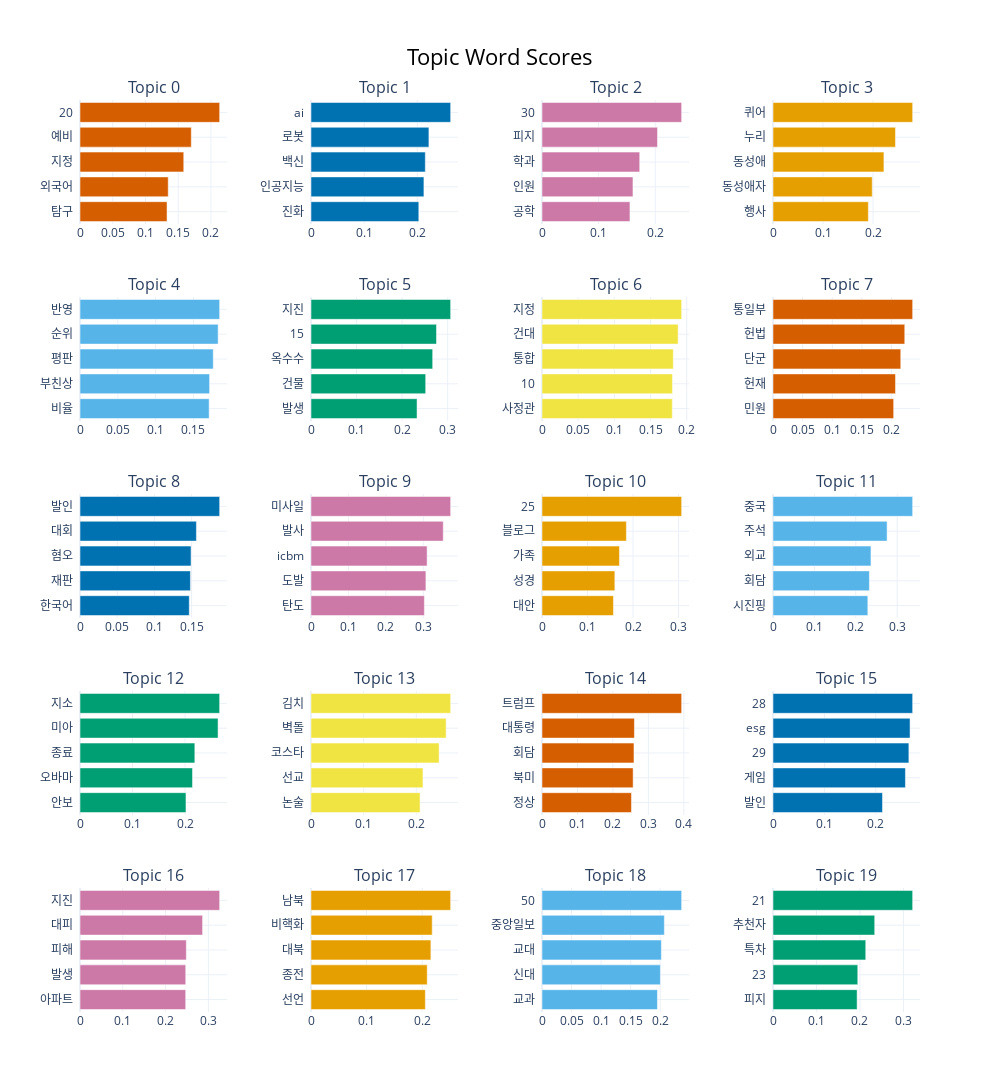

Here is the notebook cell this chart was saved with:
### Code cell
# To visualize the ranking of terms per topic
barchart_vis = topic_model.visualize_barchart(top_n_topics=20)
barchart_vis

### Figure 1 — Plotly figure (JSON) as saved in the notebook; plotly's stock layout.template omitted (floating-point values rounded to 4 significant figures)
{"data": [{"marker": {"color": "#D55E00"}, "orientation": "h", "type": "bar", "x": [0.1329, 0.1347, 0.1584, 0.1699, 0.2132], "xaxis": "x", "y": ["탐구  ", "외국어  ", "지정  ", "예비  ", "20  "], "yaxis": "y"}, {"marker": {"color": "#0072B2"}, "orientation": "h", "type": "bar", "x": [0.2029, 0.2125, 0.2151, 0.2219, 0.2628], "xaxis": "x2", "y": ["진화  ", "인공지능  ", "백신  ", "로봇  ", "ai  "], "yaxis": "y2"}, {"marker": {"color": "#CC79A7"}, "orientation": "h", "type": "bar", "x": [0.1553, 0.1606, 0.1726, 0.204, 0.2466], "xaxis": "x3", "y": ["공학  ", "인원  ", "학과  ", "피지  ", "30  "], "yaxis": "y3"}, {"marker": {"color": "#E69F00"}, "orientation": "h", "type": "bar", "x": [0.1907, 0.1985, 0.2218, 0.2449, 0.2793], "xaxis": "x4", "y": ["행사  ", "동성애자  ", "동성애  ", "누리  ", "퀴어  "], "yaxis": "y4"}, {"marker": {"color": "#56B4E9"}, "orientation": "h", "type": "bar", "x": [0.1708, 0.1713, 0.1762, 0.1826, 0.1846], "xaxis": "x5", "y": ["비율  ", "부친상  ", "평판  ", "순위  ", "반영  "], "yaxis": "y5"}, {"marker": {"color": "#009E73"}, "orientation": "h", "type": "bar", "x": [0.2328, 0.2517, 0.2671, 0.2754, 0.3065], "xaxis": "x6", "y": ["발생  ", "건물  ", "옥수수  ", "15  ", "지진  "], "yaxis": "y6"}, {"marker": {"color": "#F0E442"}, "orientation": "h", "type": "bar", "x": [0.1801, 0.1803, 0.1815, 0.1881, 0.193], "xaxis": "x7", "y": ["사정관  ", "10  ", "통합  ", "건대  ", "지정  "], "yaxis": "y7"}, {"marker": {"color": "#D55E00"}, "orientation": "h", "type": "bar", "x": [0.2035, 0.2067, 0.2155, 0.2223, 0.2356], "xaxis": "x8", "y": ["민원  ", "헌재  ", "단군  ", "헌법  ", "통일부  "], "yaxis": "y8"}, {"marker": {"color": "#0072B2"}, "orientation": "h", "type": "bar", "x": [0.1469, 0.1484, 0.1493, 0.1565, 0.1877], "xaxis": "x9", "y": ["한국어  ", "재판  ", "혐오  ", "대회  ", "발인  "], "yaxis": "y9"}, {"marker": {"color": "#CC79A7"}, "orientation": "h", "type": "bar", "x": [0.3029, 0.307, 0.3102, 0.3533, 0.3731], "xaxis": "x10", "y": ["탄도  ", "도발  ", "icbm  ", "발사  ", "미사일  "], "yaxis": "y10"}, {"marker": {"color": "#E69F00"}, "orientation": "h", "type": "bar", "x": [0.157, 0.1601, 0.1702, 0.1855, 0.3069], "xaxis": "x11", "y": ["대안  ", "성경  ", "가족  ", "블로그  ", "25  "], "yaxis": "y11"}, {"marker": {"color": "#56B4E9"}, "orientation": "h", "type": "bar", "x": [0.2291, 0.2328, 0.2367, 0.2757, 0.3374], "xaxis": "x12", "y": ["시진핑  ", "회담  ", "외교  ", "주석  ", "중국  "], "yaxis": "y12"}, {"marker": {"color": "#009E73"}, "orientation": "h", "type": "bar", "x": [0.2018, 0.2143, 0.2187, 0.263, 0.266], "xaxis": "x13", "y": ["안보  ", "오바마  ", "종료  ", "미아  ", "지소  "], "yaxis": "y13"}, {"marker": {"color": "#F0E442"}, "orientation": "h", "type": "bar", "x": [0.2072, 0.2127, 0.2434, 0.2568, 0.2653], "xaxis": "x14", "y": ["논술  ", "선교  ", "코스타  ", "벽돌  ", "김치  "], "yaxis": "y14"}, {"marker": {"color": "#D55E00"}, "orientation": "h", "type": "bar", "x": [0.2522, 0.257, 0.2593, 0.2606, 0.3938], "xaxis": "x15", "y": ["정상  ", "북미  ", "회담  ", "대통령  ", "트럼프  "], "yaxis": "y15"}, {"marker": {"color": "#0072B2"}, "orientation": "h", "type": "bar", "x": [0.2129, 0.2575, 0.2642, 0.2665, 0.2715], "xaxis": "x16", "y": ["발인  ", "게임  ", "29  ", "esg  ", "28  "], "yaxis": "y16"}, {"marker": {"color": "#CC79A7"}, "orientation": "h", "type": "bar", "x": [0.247, 0.2471, 0.2485, 0.2864, 0.3263], "xaxis": "x17", "y": ["아파트  ", "발생  ", "피해  ", "대피  ", "지진  "], "yaxis": "y17"}, {"marker": {"color": "#E69F00"}, "orientation": "h", "type": "bar", "x": [0.2056, 0.209, 0.2156, 0.218, 0.2511], "xaxis": "x18", "y": ["선언  ", "종전  ", "대북  ", "비핵화  ", "남북  "], "yaxis": "y18"}, {"marker": {"color": "#56B4E9"}, "orientation": "h", "type": "bar", "x": [0.1954, 0.2003, 0.202, 0.2071, 0.2363], "xaxis": "x19", "y": ["교과  ", "신대  ", "교대  ", "중앙일보  ", "50  "], "yaxis": "y19"}, {"marker": {"color": "#009E73"}, "orientation": "h", "type": "bar", "x": [0.1935, 0.195, 0.2134, 0.234, 0.3213], "xaxis": "x20", "y": ["피지  ", "23  ", "특차  ", "추천자  ", "21  "], "yaxis": "y20"}], "layout": {"annotations": [{"font": {"size": 16}, "showarrow": false, "text": "Topic 0", "x": 0.0875, "xanchor": "center", "xref": "paper", "y": 1.0, "yanchor": "bottom", "yref": "paper"}, {"font": {"size": 16}, "showarrow": false, "text": "Topic 1", "x": 0.3625, "xanchor": "center", "xref": "paper", "y": 1.0, "yanchor": "bottom", "yref": "paper"}, {"font": {"size": 16}, "showarrow": false, "text": "Topic 2", "x": 0.6375, "xanchor": "center", "xref": "paper", "y": 1.0, "yanchor": "bottom", "yref": "paper"}, {"font": {"size": 16}, "showarrow": false, "text": "Topic 3", "x": 0.9125, "xanchor": "center", "xref": "paper", "y": 1.0, "yanchor": "bottom", "yref": "paper"}, {"font": {"size": 16}, "showarrow": false, "text": "Topic 4", "x": 0.0875, "xanchor": "center", "xref": "paper", "y": 0.784, "yanchor": "bottom", "yref": "paper"}, {"font": {"size": 16}, "showarrow": false, "text": "Topic 5", "x": 0.3625, "xanchor": "center", "xref": "paper", "y": 0.784, "yanchor": "bottom", "yref": "paper"}, {"font": {"size": 16}, "showarrow": false, "text": "Topic 6", "x": 0.6375, "xanchor": "center", "xref": "paper", "y": 0.784, "yanchor": "bottom", "yref": "paper"}, {"font": {"size": 16}, "showarrow": false, "text": "Topic 7", "x": 0.9125, "xanchor": "center", "xref": "paper", "y": 0.784, "yanchor": "bottom", "yref": "paper"}, {"font": {"size": 16}, "showarrow": false, "text": "Topic 8", "x": 0.0875, "xanchor": "center", "xref": "paper", "y": 0.568, "yanchor": "bottom", "yref": "paper"}, {"font": {"size": 16}, "showarrow": false, "text": "Topic 9", "x": 0.3625, "xanchor": "center", "xref": "paper", "y": 0.568, "yanchor": "bottom", "yref": "paper"}, {"font": {"size": 16}, "showarrow": false, "text": "Topic 10", "x": 0.6375, "xanchor": "center", "xref": "paper", "y": 0.568, "yanchor": "bottom", "yref": "paper"}, {"font": {"size": 16}, "showarrow": false, "text": "Topic 11", "x": 0.9125, "xanchor": "center", "xref": "paper", "y": 0.568, "yanchor": "bottom", "yref": "paper"}, {"font": {"size": 16}, "showarrow": false, "text": "Topic 12", "x": 0.0875, "xanchor": "center", "xref": "paper", "y": 0.352, "yanchor": "bottom", "yref": "paper"}, {"font": {"size": 16}, "showarrow": false, "text": "Topic 13", "x": 0.3625, "xanchor": "center", "xref": "paper", "y": 0.352, "yanchor": "bottom", "yref": "paper"}, {"font": {"size": 16}, "showarrow": false, "text": "Topic 14", "x": 0.6375, "xanchor": "center", "xref": "paper", "y": 0.352, "yanchor": "bottom", "yref": "paper"}, {"font": {"size": 16}, "showarrow": false, "text": "Topic 15", "x": 0.9125, "xanchor": "center", "xref": "paper", "y": 0.352, "yanchor": "bottom", "yref": "paper"}, {"font": {"size": 16}, "showarrow": false, "text": "Topic 16", "x": 0.0875, "xanchor": "center", "xref": "paper", "y": 0.136, "yanchor": "bottom", "yref": "paper"}, {"font": {"size": 16}, "showarrow": false, "text": "Topic 17", "x": 0.3625, "xanchor": "center", "xref": "paper", "y": 0.136, "yanchor": "bottom", "yref": "paper"}, {"font": {"size": 16}, "showarrow": false, "text": "Topic 18", "x": 0.6375, "xanchor": "center", "xref": "paper", "y": 0.136, "yanchor": "bottom", "yref": "paper"}, {"font": {"size": 16}, "showarrow": false, "text": "Topic 19", "x": 0.9125, "xanchor": "center", "xref": "paper", "y": 0.136, "yanchor": "bottom", "yref": "paper"}], "height": 1250, "hoverlabel": {"bgcolor": "white", "font": {"family": "Rockwell", "size": 16}}, "showlegend": false, "title": {"font": {"color": "Black", "size": 22}, "text": "Topic Word Scores", "x": 0.5, "xanchor": "center", "yanchor": "top"}, "width": 1000, "xaxis": {"anchor": "y", "domain": [0, 0.175], "showgrid": true}, "xaxis10": {"anchor": "y10", "domain": [0.275, 0.45], "showgrid": true}, "xaxis11": {"anchor": "y11", "domain": [0.55, 0.725], "showgrid": true}, "xaxis12": {"anchor": "y12", "domain": [0.825, 1], "showgrid": true}, "xaxis13": {"anchor": "y13", "domain": [0, 0.175], "showgrid": true}, "xaxis14": {"anchor": "y14", "domain": [0.275, 0.45], "showgrid": true}, "xaxis15": {"anchor": "y15", "domain": [0.55, 0.725], "showgrid": true}, "xaxis16": {"anchor": "y16", "domain": [0.825, 1], "showgrid": true}, "xaxis17": {"anchor": "y17", "domain": [0, 0.175], "showgrid": true}, "xaxis18": {"anchor": "y18", "domain": [0.275, 0.45], "showgrid": true}, "xaxis19": {"anchor": "y19", "domain": [0.55, 0.725], "showgrid": true}, "xaxis2": {"anchor": "y2", "domain": [0.275, 0.45], "showgrid": true}, "xaxis20": {"anchor": "y20", "domain": [0.825, 1], "showgrid": true}, "xaxis3": {"anchor": "y3", "domain": [0.55, 0.725], "showgrid": true}, "xaxis4": {"anchor": "y4", "domain": [0.825, 1], "showgrid": true}, "xaxis5": {"anchor": "y5", "domain": [0, 0.175], "showgrid": true}, "xaxis6": {"anchor": "y6", "domain": [0.275, 0.45], "showgrid": true}, "xaxis7": {"anchor": "y7", "domain": [0.55, 0.725], "showgrid": true}, "xaxis8": {"anchor": "y8", "domain": [0.825, 1], "showgrid": true}, "xaxis9": {"anchor": "y9", "domain": [0, 0.175], "showgrid": true}, "yaxis": {"anchor": "x", "domain": [0.864, 1.0], "showgrid": true}, "yaxis10": {"anchor": "x10", "domain": [0.432, 0.568], "showgrid": true}, "yaxis11": {"anchor": "x11", "domain": [0.432, 0.568], "showgrid": true}, "yaxis12": {"anchor": "x12", "domain": [0.432, 0.568], "showgrid": true}, "yaxis13": {"anchor": "x13", "domain": [0.216, 0.352], "showgrid": true}, "yaxis14": {"anchor": "x14", "domain": [0.216, 0.352], "showgrid": true}, "yaxis15": {"anchor": "x15", "domain": [0.216, 0.352], "showgrid": true}, "yaxis16": {"anchor": "x16", "domain": [0.216, 0.352], "showgrid": true}, "yaxis17": {"anchor": "x17", "domain": [0, 0.136], "showgrid": true}, "yaxis18": {"anchor": "x18", "domain": [0, 0.136], "showgrid": true}, "yaxis19": {"anchor": "x19", "domain": [0, 0.136], "showgrid": true}, "yaxis2": {"anchor": "x2", "domain": [0.864, 1.0], "showgrid": true}, "yaxis20": {"anchor": "x20", "domain": [0, 0.136], "showgrid": true}, "yaxis3": {"anchor": "x3", "domain": [0.864, 1.0], "showgrid": true}, "yaxis4": {"anchor": "x4", "domain": [0.864, 1.0], "showgrid": true}, "yaxis5": {"anchor": "x5", "domain": [0.648, 0.784], "showgrid": true}, "yaxis6": {"anchor": "x6", "domain": [0.648, 0.784], "showgrid": true}, "yaxis7": {"anchor": "x7", "domain": [0.648, 0.784], "showgrid": true}, "yaxis8": {"anchor": "x8", "domain": [0.648, 0.784], "showgrid": true}, "yaxis9": {"anchor": "x9", "domain": [0.432, 0.568], "showgrid": true}}}
